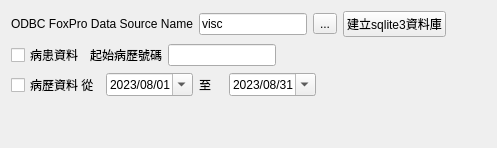
       <widget class="QWidget" name="tab_6">
        <attribute name="title">
         <string>展望</string>
        </attribute>
        <layout class="QGridLayout" name="gridLayout_7">
         <item row="0" column="0">
          <layout class="QGridLayout" name="gridLayout_6">
           <item row="4" column="0">
            <layout class="QHBoxLayout" name="horizontalLayout_11">
             <item>
              <widget class="QLabel" name="label_29">
               <property name="text">
                <string>ODBC FoxPro Data Source Name</string>
               </property>
              </widget>
             </item>
             <item>
              <widget class="QLineEdit" name="lineEdit_vis_odbc">
               <property name="text">
                <string>visc</string>
               </property>
              </widget>
             </item>
             <item>
              <widget class="QToolButton" name="toolButton_set_vis_path">
               <property name="text">
                <string>...</string>
               </property>
              </widget>
             </item>
             <item>
              <widget class="QPushButton" name="pushButton_sqlite3">
               <property name="text">
                <string>建立sqlite3資料庫</string>
               </property>
              </widget>
             </item>
             <item>
              <spacer name="horizontalSpacer_14">
               <property name="orientation">
                <enum>Qt::Horizontal</enum>
               </property>
               <property name="sizeHint" stdset="0">
                <size>
                 <width>40</width>
                 <height>20</height>
                </size>
               </property>
              </spacer>
             </item>
            </layout>
           </item>
           <item row="6" column="0">
            <spacer name="verticalSpacer_2">
             <property name="orientation">
              <enum>Qt::Vertical</enum>
             </property>
             <property name="sizeHint" stdset="0">
              <size>
               <width>20</width>
               <height>40</height>
              </size>
             </property>
            </spacer>
           </item>
           <item row="5" column="0">
            <layout class="QGridLayout" name="gridLayout_8">
             <item row="1" column="5">
              <spacer name="horizontalSpacer_15">
               <property name="orientation">
                <enum>Qt::Horizontal</enum>
               </property>
               <property name="sizeHint" stdset="0">
                <size>
                 <width>40</width>
                 <height>20</height>
                </size>
               </property>
              </spacer>
             </item>
             <item row="1" column="0">
              <widget class="QCheckBox" name="checkBox_medical_record_vis">
               <property name="text">
                <string>病歷資料 從</string>
               </property>
              </widget>
             </item>
             <item row="0" column="0" colspan="4">
              <layout class="QGridLayout" name="gridLayout_9">
               <item row="0" column="0">
                <widget class="QCheckBox" name="checkBox_patient_vis">
                 <property name="text">
                  <string>病患資料</string>
                 </property>
                </widget>
               </item>
               <item row="0" column="3">
                <spacer name="horizontalSpacer_16">
                 <property name="orientation">
                  <enum>Qt::Horizontal</enum>
                 </property>
                 <property name="sizeHint" stdset="0">
                  <size>
                   <width>40</width>
                   <height>20</height>
                  </size>
                 </property>
                </spacer>
               </item>
               <item row="0" column="1">
                <widget class="QLabel" name="label_30">
                 <property name="text">
                  <string>起始病歷號碼</string>
                 </property>
                </widget>
               </item>
               <item row="0" column="2">
                <widget class="QLineEdit" name="lineEdit_start_patient_key"/>
               </item>
              </layout>
             </item>
             <item row="1" column="1">
              <widget class="QDateEdit" name="dateEdit_start_date_vis">
               <property name="dateTime">
                <datetime>
                 <hour>0</hour>
                 <minute>0</minute>
                 <second>0</second>
                 <year>2023</year>
                 <month>8</month>
                 <day>1</day>
                </datetime>
               </property>
               <property name="displayFormat">
                <string>yyyy/MM/dd</string>
               </property>
               <property name="calendarPopup">
                <bool>true</bool>
               </property>
              </widget>
             </item>
             <item row="1" column="2">
              <widget class="QLabel" name="label_31">
               <property name="text">
                <string>至</string>
               </property>
              </widget>
             </item>
             <item row="1" column="3">
              <widget class="QDateEdit" name="dateEdit_end_date_vis">
               <property name="dateTime">
                <datetime>
                 <hour>0</hour>
                 <minute>0</minute>
                 <second>0</second>
                 <year>2023</year>
                 <month>8</month>
                 <day>31</day>
                </datetime>
               </property>
               <property name="displayFormat">
                <string>yyyy/MM/dd</string>
               </property>
               <property name="calendarPopup">
                <bool>true</bool>
               </property>
              </widget>
             </item>
            </layout>
           </item>
          </layout>
         </item>
        </layout>
       </widget>
